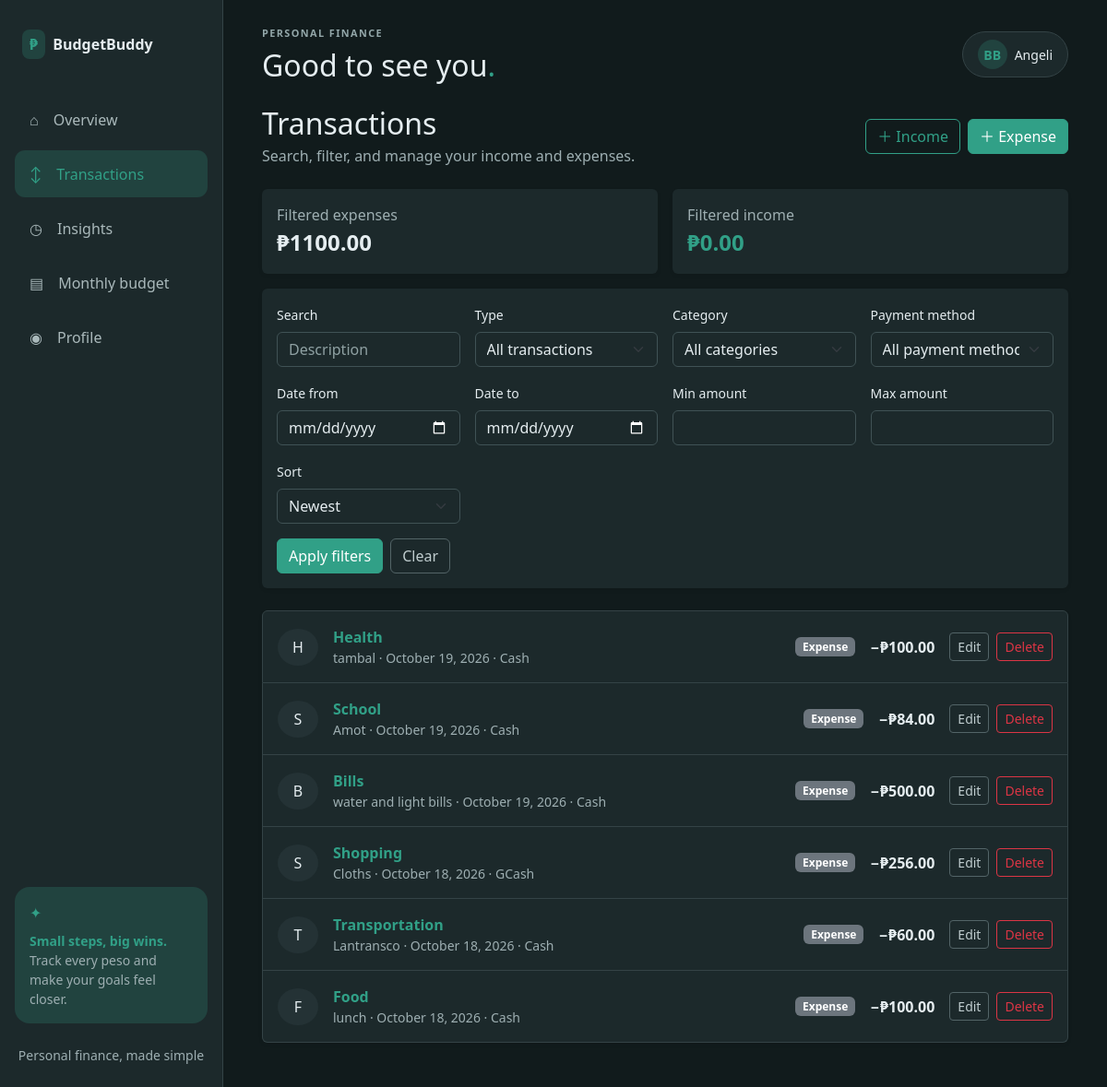
Page /transactions/ (signed in) on the committed database.
### COOL_APP/models.py (models this page shows, shortened)
class Expense(models.Model):
    class Category(models.TextChoices):
        FOOD = "Food", "Food"
        TRANSPORTATION = "Transportation", "Transportation"
        SCHOOL = "School", "School"
        HEALTH = "Health", "Health"
        BILLS = "Bills", "Bills"
        UTILITIES = "Utilities", "Utilities"
        PERSONAL_CARE = "Personal Care", "Personal care"
        SUBSCRIPTIONS = "Subscriptions", "Subscriptions"
        GIFTS = "Gifts", "Gifts"
        ENTERTAINMENT = "Entertainment", "Entertainment"
        SHOPPING = "Shopping", "Shopping"
        OTHER = "Other", "Other"
    class PaymentMethod(models.TextChoices):
        CASH = "Cash", "Cash"
        CREDIT_CARD = "Credit Card", "Credit Card"
        DEBIT_CARD = "Debit Card", "Debit Card"
        GCASH = "GCash", "GCash"
        MAYA = "Maya", "Maya"
        E_WALLET = "E-Wallet (GCash/Maya)", "E-Wallet (GCash/Maya)"
        BANK_TRANSFER = "Bank Transfer", "Bank Transfer"
        OTHER = "Other", "Other"
    user = models.ForeignKey(
        settings.AUTH_USER_MODEL,
        on_delete=models.CASCADE,
        related_name="expenses",
    )
    amount = models.DecimalField(
        max_digits=10,
        decimal_places=2,
        validators=[MinValueValidator(0.01)],
    )
    category = models.CharField(max_length=30, choices=Category.choices)
    description = models.TextField()
    date = models.DateField(default=timezone.localdate)
    payment_method = models.CharField(max_length=30, choices=PaymentMethod.choices)
    class Meta:
        ordering = ["-date", "-pk"]
        constraints = [
            models.CheckConstraint(condition=models.Q(amount__gt=0), name="expense_amount_positive"),
        ]

### COOL_APP/views.py (the view)
# urls.py: path("transactions/", views.transaction_list, name="transaction_list"),
@login_required
def transaction_list(request):
    form = TransactionFilterForm(request.GET or None)
    rows = _matching_transaction_rows(request.user, form.cleaned_data if form.is_valid() else None)
    page_obj = Paginator(rows, 10).get_page(request.GET.get("page"))
    total_expenses = sum(
        (row["record"].amount for row in rows if row["kind"] == "expense"),
        Decimal("0.00"),
    )
    total_income = sum(
        (row["record"].amount for row in rows if row["kind"] == "income"),
        Decimal("0.00"),
    )
    return render(
        request,
        "expenses/transaction_list.html",
        {
            "form": form,
            "page_obj": page_obj,
            "rows": page_obj.object_list,
            "total_expenses": total_expenses,
            "total_income": total_income,
        },
    )

### COOL_APP/forms.py (called while the page is built)
def _add_bootstrap_classes(form):
    for field in form.fields.values():
        css_class = "form-select" if isinstance(field.widget, forms.Select) else "form-control"
        field.widget.attrs["class"] = css_class

### COOL_APP/views.py (called while the page is built)
def _transaction_row(record, kind):
    if kind == "expense":
        label = record.get_category_display()
        detail_url = "expense_detail"
        edit_url = "expense_update"
        delete_url = "expense_delete"
    else:
        label = record.get_source_display()
        detail_url = "income_detail"
        edit_url = "income_update"
        delete_url = "income_delete"
    return {
        "record": record,
        "kind": kind,
        "label": label,
        "detail_url": detail_url,
        "edit_url": edit_url,
        "delete_url": delete_url,
    }

### Templates/expenses/transaction_list.html (shortened to what this page needs)
{% extends "base.html" %}
{% block content %}
<div class="d-flex flex-wrap justify-content-between align-items-center gap-3 mb-4">
  <div><h1 class="h2 mb-1">Transactions</h1><p class="text-secondary mb-0">Search, filter, and manage your income and expenses.</p></div>
  <div class="d-flex gap-2"><a class="btn btn-outline-primary" href="{% url 'income_create' %}">＋ Income</a><a class="btn btn-primary" href="{% url 'expense_create' %}">＋ Expense</a></div>
</div>
<div class="row g-3 mb-3">
  <div class="col-sm-6"><div class="card border-0 shadow-sm"><div class="card-body"><span class="text-secondary">Filtered expenses</span><div class="fs-4 fw-semibold">₱{{ total_expenses|floatformat:2 }}</div></div></div></div>
  <div class="col-sm-6"><div class="card border-0 shadow-sm"><div class="card-body"><span class="text-secondary">Filtered income</span><div class="fs-4 fw-semibold text-success">₱{{ total_income|floatformat:2 }}</div></div></div></div>
</div>
<form method="get" class="card border-0 shadow-sm mb-4"><div class="card-body">
  <div class="row g-3">
    {% for field in form %}
    <div class="col-6 col-lg-3">
      <label class="form-label small" for="{{ field.id_for_label }}">{{ field.label }}</label>{{ field }}
    </div>
    {% endfor %}
  </div>
  <div class="d-flex gap-2 mt-3"><button class="btn btn-primary" type="submit">Apply filters</button><a class="btn btn-outline-secondary" href="{% url 'transaction_list' %}">Clear</a></div>
</div></form>
{% if rows %}
<div class="list-group shadow-sm">
  {% for row in rows %}
  <div class="list-group-item p-3">
    <div class="d-flex flex-wrap align-items-center gap-3">
      <div class="rounded-circle bg-light text-center p-2" style="width: 2.75rem">{{ row.label|first }}</div>
      <div class="flex-grow-1">
        <a href="{% url row.detail_url row.record.pk %}" class="fw-semibold text-decoration-none">{{ row.label }}</a>
        <div class="small text-secondary">{{ row.record.description|truncatechars:55 }} · {{ row.record.date|date:"F j, Y" }} · {{ row.record.get_payment_method_display }}</div>
      </div>
      <span class="badge {% if row.kind == 'income' %}text-bg-success{% else %}text-bg-secondary{% endif %}">{{ row.kind|title }}</span>
      <div class="fw-semibold text-nowrap {% if row.kind == 'income' %}text-success{% endif %}">{% if row.kind == "income" %}+{% else %}−{% endif %}₱{{ row.record.amount|floatformat:2 }}</div>
      <div class="d-flex gap-2">
        <a class="btn btn-sm btn-outline-secondary" href="{% url row.edit_url row.record.pk %}">Edit</a>
        <a class="btn btn-sm btn-outline-danger" href="{% url row.delete_url row.record.pk %}">Delete</a>
      </div>
    </div>
  </div>
  {% endfor %}
</div>
{% else %}
<div class="text-center bg-white rounded shadow-sm p-5"><h2 class="h4">No matching transactions</h2><p class="text-secondary">Try changing the filters, or add your first transaction.</p><a class="btn btn-primary" href="{% url 'expense_create' %}">Add an expense</a></div>
{% endif %}
{% endblock %}

### Templates/base.html (shortened to what this page needs)
<!doctype html>
<html lang="en">
<head>
  <link href="https://cdn.jsdelivr.net/npm/bootstrap@5.3.3/dist/css/bootstrap.min.css" rel="stylesheet">
</head>
<body class="bg-light{% if user.is_authenticated %} dashboard-page{% endif %}">
  {% if user.is_authenticated %}
  <aside class="dashboard-sidebar d-none d-md-flex flex-column p-3">
    <a class="navbar-brand fw-bold text-dark d-flex align-items-center gap-2 px-2 py-3 mb-4" href="{% url 'expense_list' %}">
      <span class="palette-mark rounded-3 px-2 py-1">₱</span> BudgetBuddy
    </a>
    <nav class="nav nav-pills flex-column gap-2">
      <a class="nav-link {% if request.resolver_match.url_name == 'expense_list' %}active{% endif %}" href="{% url 'expense_list' %}"><span class="me-3">⌂</span>Overview</a>
      <a class="nav-link {% if request.resolver_match.url_name == 'transaction_list' or request.resolver_match.url_name == 'expense_detail' or request.resolver_match.url_name == 'expense_update' or request.resolver_match.url_name == 'expense_delete' or request.resolver_match.url_name == 'income_detail' or request.resolver_match.url_name == 'income_update' or request.resolver_match.url_name == 'income_delete' %}active{% endif %}" href="{% url 'transaction_list' %}"><span class="me-3">↕</span>Transactions</a>
      <a class="nav-link {% if request.resolver_match.url_name == 'insights' %}active{% endif %}" href="{% url 'insights' %}"><span class="me-3">◷</span>Insights</a>
      <a class="nav-link {% if request.resolver_match.url_name == 'budget_update' %}active{% endif %}" href="{% url 'budget_update' %}"><span class="me-3">▤</span>Monthly budget</a>
      <a class="nav-link {% if request.resolver_match.url_name == 'profile' %}active{% endif %}" href="{% url 'profile' %}"><span class="me-3">◉</span>Profile</a>
    </nav>
    <div class="mt-auto">
      <div class="palette-mark rounded-4 p-3 mb-3">
        <div class="text-primary mb-2">✦</div>
        <div class="fw-semibold small">Small steps, big wins.</div>
        <div class="text-secondary small">Track every peso and make your goals feel closer.</div>
      </div>
      <div class="text-center text-secondary small py-2">Personal finance, made simple</div>
    </div>
  </aside>
  {% endif %}
  <div class="{% if user.is_authenticated %}dashboard-workspace{% endif %}">
  <main class="{% if user.is_authenticated %}dashboard-content{% else %}container py-4{% endif %}">
    {% if user.is_authenticated and not dashboard_layout %}
    <header class="d-flex flex-wrap justify-content-between align-items-center gap-3 mb-4">
      <div>
        <div class="dashboard-eyebrow mb-2">Personal finance</div>
        <h1 class="h2 mb-0">Good to see you<span class="text-success">.</span></h1>
      </div>
      <a class="rounded-pill bg-white border px-3 py-2 d-flex align-items-center gap-2 small text-decoration-none text-dark" href="{% url 'profile' %}">
        <span class="palette-mark rounded-circle d-inline-flex align-items-center justify-content-center fw-semibold" style="width:2rem;height:2rem">BB</span>
        {{ user.first_name|default:user.username }}
      </a>
    </header>
    {% endif %}
    {% block content %}{% endblock %}
  </main>
  </div>
</body>
</html>

### rows in the picture
Expense: label|first "H", label "Health", record.description "tambal", record "October 19, 2026", record.payment_method "Cash", kind "Expense", record.amount "100.00"
Expense: label|first "S", label "School", record.description "Amot", record "October 19, 2026", record.payment_method "Cash", kind "Expense", record.amount "84.00"
Expense: label|first "B", label "Bills", record.description "water and light bills", record "October 19, 2026", record.payment_method "Cash", kind "Expense", record.amount "500.00"
Expense: label|first "S", label "Shopping", record.description "Cloths", record "October 18, 2026", record.payment_method "GCash", kind "Expense", record.amount "256.00"
Expense: label|first "T", label "Transportation", record.description "Lantransco", record "October 18, 2026", record.payment_method "Cash", kind "Expense", record.amount "60.00"
Expense: label|first "F", label "Food", record.description "lunch", record "October 18, 2026", record.payment_method "Cash", kind "Expense", record.amount "100.00"

### other values in the picture
{{ user.first_name|default:user.username }} "Angeli"
{{ total_expenses|floatformat:2 }} "1100.00"
{{ total_income|floatformat:2 }} "0.00"
{{ field.label }} "Search" "Type" "Category" "Payment method" "Date from" "Date to" "Min amount" "Max amount" "Sort"
